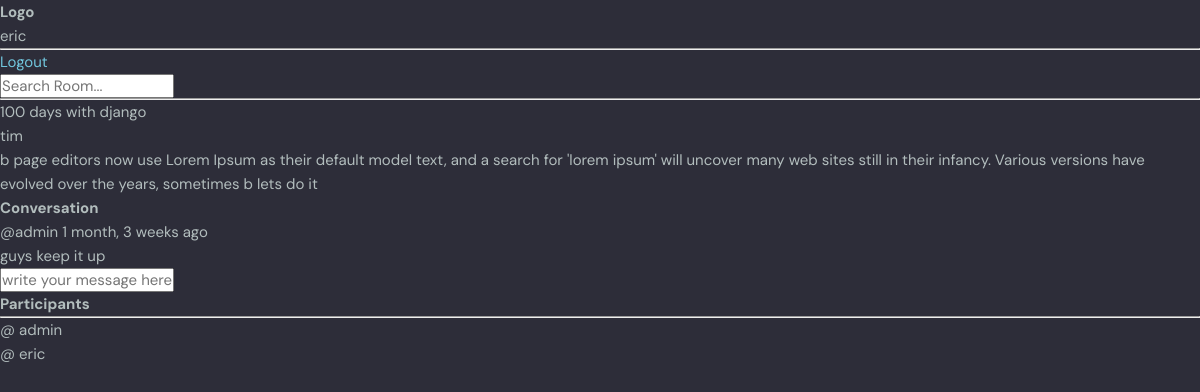
The page /room2/ (signed in) on the database its author committed.
### chatroom/models.py (models this page shows, shortened)
class Room(models.Model):
    host = models.ForeignKey(User,on_delete=models.SET_NULL,null=True)
    topic = models.ForeignKey(Topic,on_delete=models.SET_NULL,null=True)
    name = models.CharField(max_length=200)
    description = models.TextField(null = True,blank=True)
    participants = models.ManyToManyField(User,related_name='participants')
    update = models.DateTimeField(auto_now=True)
    created = models.DateTimeField(auto_now_add=True)
    class Meta:
        ordering = ['-update','-created']

class Message(models.Model):
    user = models.ForeignKey(User,on_delete=models.CASCADE,default="")
    room = models.ForeignKey(Room,on_delete=models.CASCADE)
    body = models.TextField()
    update = models.DateTimeField(auto_now=True)
    created = models.DateTimeField(auto_now_add=True)
    class Meta:
        ordering = ['-update','-created']

### chatroom/views.py (the view, shortened to what this page needs)
# urls.py: path('room<int:roomid>/',views.room,name="room"),
def room(request,roomid):
    rooms = Room.objects.get(id = roomid)
    room_messages = rooms.message_set.all().order_by('-created')
    participants = rooms.participants.all()
    dic ={
        'rooms':rooms,
        'room_messages':room_messages,
        'participants':participants,
    }
    return render(request,'html/room.html',dic)

### chatroom/templates/html/room.html (shortened to what this page needs)
{% extends 'html/base.html' %}
{%block body%}
<div class="room-container">
    <div>
        {{rooms.name}} <br>
        {{rooms.host}} <br>
        {{rooms.description}} <br>
        <h2>Conversation</h2>
        {% for message in room_messages %}
        <small>@{{message.user}} {{message.created|timesince}} ago</small>
        <p>{{message.body}} </p>
        {% endfor %}
        {% if request.user.is_authenticated %}
        <form action="" method="post">
            <input type="text" name="body" placeholder="write your message here..">
        </form>
        {% endif %}
    </div>
    <div>
        <h3>Participants</h3>
        <hr>
        {% for user in participants %}
        <p>@ {{user.username}} </p>
        {% endfor %}
    </div>
</div>
{%endblock body%}

### chatroom/templates/html/navbar.html
<div>
    <h1>Logo</h1>
    <p>{{request.user}}</p>
    <hr>
    {% if request.user.is_authenticated%}
    <a href="{%url 'logout'%}">Logout</a>
    {% else %}
    <a href="{%url 'login'%}">Login</a>
    {% endif %}
    <form action="{% url 'home' %}">
        <input type="text" name="q" placeholder="Search Room...">
    </form>
</div>
<hr>

### chatroom/static/css/style.css (style rules this page uses)
:root { --color-main: #71c6dd; --color-main-light: #e1f6fb; --color-dark: #3f4156; --color-dark-medium: #51546e; --color-dark-light: #696d97; --color-light: #e5e5e5; --color-gray: #8b8b8b; --color-light-gray: #b2bdbd; --color-bg: #2d2d39; --color-success: #5dd693; --color-error: #fc4b0b; }
* { font-family: "DM Sans", -apple-system, BlinkMacSystemFont, "Segoe UI", Roboto, Oxygen, Ubuntu, Cantarell, "Open Sans", "Helvetica Neue", sans-serif; margin: 0; padding: 0; box-sizing: border-box; text-rendering: optimizeLegibility; font-size: inherit; }
html { font-size: 56.25%; }
@media only screen and (min-width: 1200px) { html { font-size: 62.5%; } }
body { line-height: 1.6; font-weight: 400; font-size: 1.5rem; color: var(--color-light-gray); background-color: var(--color-bg); min-height: 100vh; }
a { display: inline-block; color: var(--color-main); text-decoration: none; }

### rows shown on the page
Room: name "100 days with django", host "tim", description "b page editors now use Lorem Ipsum as their default model text, and a search for 'lorem ipsum' will uncover many web sites still in their infancy. Various versions have evolved over the years, sometimes b lets do it"
Message: user "admin", created "1 month, 3 weeks", body "guys keep it up"

### other values the page prints
{{ request.user }} "eric"
{{ user.username }} "admin"
{{ user.username }} "eric"
